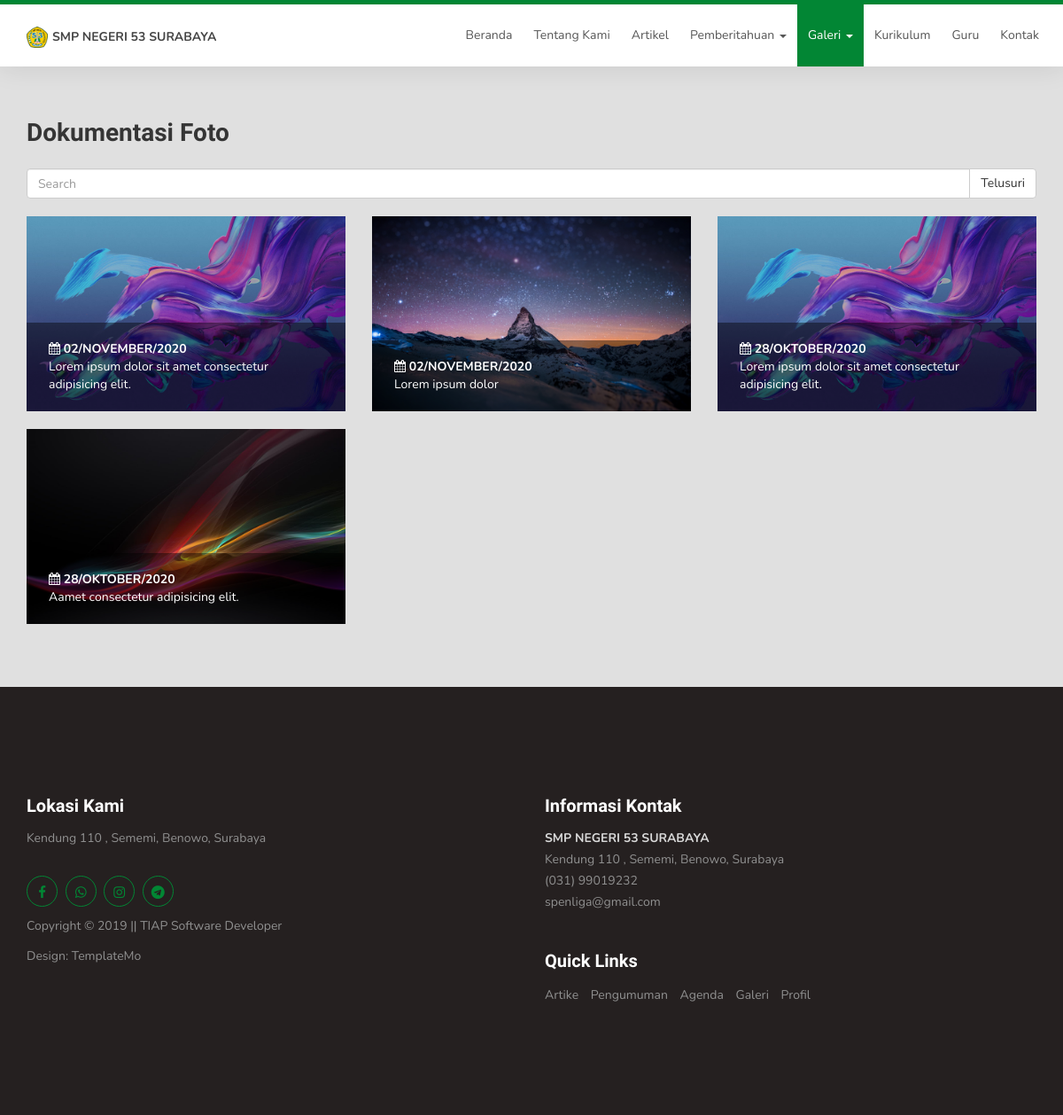
The app's page /page/foto with its own data.
### tables this page shows
CREATE TABLE `sistemsetting` (
  `KodeSetting` varchar(14) NOT NULL,
  `KodePerson` varchar(14) DEFAULT NULL,
  `NamaSetting` varchar(30) DEFAULT NULL,
  `Tipe` varchar(10) DEFAULT NULL,
  `Value` text,
  `LastUpdate` datetime DEFAULT CURRENT_TIMESTAMP ON UPDATE CURRENT_TIMESTAMP
);

CREATE TABLE `posting` (
  `KodePerson` varchar(14) NOT NULL,
  `IdPos` varchar(14) NOT NULL,
  `TglDibuat` datetime DEFAULT CURRENT_TIMESTAMP,
  `Judul` varchar(255) DEFAULT NULL,
  `IsiPos` text,
  `TglPublikasi` datetime DEFAULT NULL,
  `JenisPos` varchar(14) DEFAULT NULL,
  `IsPublikasi` smallint(6) DEFAULT NULL,
  `slug` text
);

### application/views/frontend/known/foto.php (the view, shortened to what the rows shown need)
<link href="<?php echo base_url('known/lightbox/'); ?>css/lightbox.css" rel="stylesheet">
<section id="content" class="bggrey">
    <div class="container">
        <div class="feature" style="margin-bottom:10px;">
            <h2>Dokumentasi Foto</h2>
        </div>
        <div class="row" id="lightgallery">
        <?php if($datafoto):
            $col = 'col-lg-12';
            if(sizeof($datafoto) == 1){
                $col = 'col-sm-12';
            }elseif(sizeof($datafoto) == 2){
                $col = 'col-sm-6';
            }else{
                $col = 'col-sm-4';
            }
            foreach($datafoto as $foto): ?>
                <div class="<?= $col; ?>" style="margin-bottom:20px;">
                    <div class="courses-thumb">
                        <div class="courses-top">
                            <a href="<?= base_url('assets/upload/'.$foto->IsiPos); ?>#" class="courses-image" data-lightbox="image-1" data-title="<?= $foto->Judul; ?>">
                                <img src="<?= base_url('assets/upload/'.$foto->IsiPos); ?>" class="img-responsive" alt="" style="width:100%;height: 220px;object-fit: cover;">
                            </a>
                            <div class="courses-date" style="background:#0000006e;">
                                <span><i class="fa fa-calendar"></i>&nbsp;<?= strtoupper($this->template->tgl_indo($foto->TglPublikasi, false, false)); ?></span><br>
                                <a href="#" style="color:#ffffff;"><?= $foto->Judul; ?></a>
                            </div>
                        </div>
                    </div>
                </div>
            <?php endforeach;
            endif; ?>
        </div>
    </div>
</section>

### application/views/template/known.php (shortened to what the rows shown need)
<!DOCTYPE html>
<html lang="en">
<head>
     <link rel="stylesheet" href="<?= base_url('known/'); ?>css/bootstrap.min.css">
     <link rel="stylesheet" href="<?= base_url('known/'); ?>css/font-awesome.min.css">
     <link rel="stylesheet" href="<?= base_url('known/'); ?>css/owl.carousel.css">
     <link rel="stylesheet" href="<?php base_url('known/'); ?>css/owl.theme.default.min.css">
     <link rel="stylesheet" href="<?= base_url('known/'); ?>css/templatemo-style.css">
     <link rel="stylesheet" href="<?= base_url('known/'); ?>css/mycss.css">
</head>
<body id="top" data-spy="scroll" data-target=".navbar-collapse" data-offset="50">
     <section class="navbar custom-navbar navbar-fixed-top" role="navigation">
          <div class="container">
               <div class="navbar-header">
                    <a href="<?= base_url(); ?>" class="navbar-brand">
                         <img src="<?php
                                   if ($logo) {
                                        echo base_url('assets/upload/' . $logo->Value);
                                   } else {
                                        echo base_url('fashe/images/icons/logo.png');
                                   } ?>" class="logo-navbar">
                         <span style="font-size:14px;"><?php echo isset($namaweb) ? $namaweb->Value : "web profil sekolah"; ?></span>
                    </a>
               </div>
          </div>
     </section>
     <?php echo $content; ?>
     <footer id="footer">
          <div class="container">
               <div class="row">
                    <div class="col-md-6 col-sm-6">
                         <div class="footer-info">
                              <div class="section-title">
                                   <h2>Lokasi Kami</h2>
                              </div>
                              <address style="color:#ffffff;">
                                   <?php echo $lokasi_kami->Value; ?>
                              </address>
                              <div class="copyright-text">
                                   <p>Copyright &copy; 2019 || <a href="<?= $url_dev->Value; ?>"><?= $nama_dev->Value; ?></a></p>
                              </div>
                         </div>
                    </div>
                    <div class="col-md-6 col-sm-6">
                         <div class="footer-info">
                              <div class="section-title">
                                   <h2>Informasi Kontak</h2>
                              </div>
                              <address style="color:#ffffff;">
                                   <?php echo $kontak_kami->Value; ?>
                              </address>
                              <div class="footer_menu">
                                   <h2>Quick Links</h2>
                              </div>
                         </div>
                    </div>
               </div>
          </div>
     </footer>
</body>
</html>

### records on screen
sistemsetting: Value (picture)
sistemsetting: Value "SMP NEGERI 53 SURABAYA"
posting: IsiPos (picture), TglPublikasi "02/NOVEMBER/2020", Judul "Lorem ipsum dolor sit amet consectetur adipisicing elit."
posting: IsiPos (picture), TglPublikasi "02/NOVEMBER/2020", Judul "Lorem ipsum dolor"
posting: IsiPos (picture), TglPublikasi "28/OKTOBER/2020", Judul "Lorem ipsum dolor sit amet consectetur adipisicing elit."
posting: IsiPos (picture), TglPublikasi "28/OKTOBER/2020", Judul "Aamet consectetur adipisicing elit."
sistemsetting: Value "Kendung 110 , Sememi, Benowo, Surabaya"
sistemsetting: Value "TIAP Software Developer"
sistemsetting: Value "SMP NEGERI 53 SURABAYA Kendung 110 , Sememi, Benowo, Surabaya (031) 99019232 spenliga@gmail.com"
